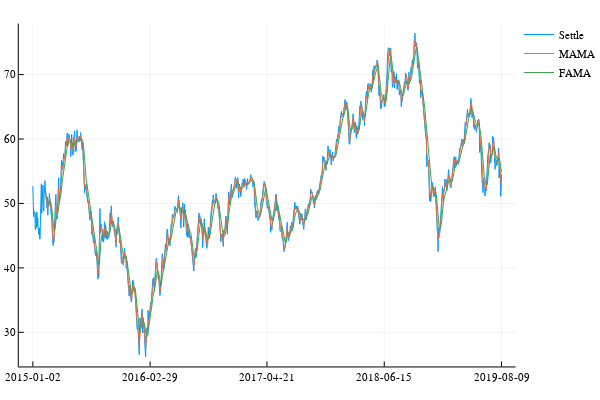

Source (notebook cell):
### Code cell
using Indicators
m = mama(x);  # mesa adaptive moving average
plot!(m)

### Figure 1 — Plotly figure (JSON) as saved in the notebook; plotly's stock layout.template omitted (floating-point values rounded to 4 significant figures; data arrays with more than 128 entries replaced by an {"elided": "..."} marker saying what was removed)
{"data": [{"colorbar": {"title": ""}, "hoverinfo": "text", "legendgroup": "Settle", "line": {"color": "rgba(0, 154, 250, 1.000)", "dash": "solid", "shape": "linear", "width": 1}, "mode": "lines", "name": "Settle", "showlegend": true, "text": {"elided": "1160 null values"}, "type": "scatter", "x": {"elided": "1160 int values"}, "xaxis": "x1", "y": {"elided": "1160 float values"}, "yaxis": "y1", "zmax": 0.1, "zmin": -0.1}, {"colorbar": {"title": ""}, "hoverinfo": "text", "legendgroup": "MAMA", "line": {"color": "rgba(227, 111, 71, 1.000)", "dash": "solid", "shape": "linear", "width": 1}, "mode": "lines", "name": "MAMA", "showlegend": true, "text": {"elided": "1128 null values"}, "type": "scatter", "x": {"elided": "1128 int values"}, "xaxis": "x1", "y": {"elided": "1128 float values"}, "yaxis": "y1", "zmax": 0.1, "zmin": -0.1}, {"colorbar": {"title": ""}, "hoverinfo": "text", "legendgroup": "FAMA", "line": {"color": "rgba(62, 164, 78, 1.000)", "dash": "solid", "shape": "linear", "width": 1}, "mode": "lines", "name": "FAMA", "showlegend": true, "text": {"elided": "1128 null values"}, "type": "scatter", "x": {"elided": "1128 int values"}, "xaxis": "x1", "y": {"elided": "1128 float values"}, "yaxis": "y1", "zmax": 0.1, "zmin": -0.1}], "layout": {"annotations": [], "height": 400, "legend": {"bgcolor": "rgba(255, 255, 255, 1.000)", "bordercolor": "rgba(0, 0, 0, 1.000)", "font": {"color": "rgba(0, 0, 0, 1.000)", "family": "sans-serif", "size": 11}, "tracegroupgap": 0, "x": 1, "y": 1}, "margin": {"b": 20, "l": 0, "r": 0, "t": 20}, "paper_bgcolor": "rgba(255, 255, 255, 1.000)", "plot_bgcolor": "rgba(255, 255, 255, 1.000)", "showlegend": true, "width": 600, "xaxis": {"anchor": "y1", "domain": [0.03619, 0.9934], "gridcolor": "rgba(0, 0, 0, 0.100)", "gridwidth": 0.5, "linecolor": "rgba(0, 0, 0, 1.000)", "mirror": false, "range": [-33.77, 1195.0], "showgrid": true, "showline": true, "showticklabels": true, "tickangle": 0, "tickcolor": "rgb(0, 0, 0)", "tickfont": {"color": "rgba(0, 0, 0, 1.000)", "family": "sans-serif", "size": 11}, "tickmode": "array", "ticks": "inside", "ticktext": ["2015-01-02", "2016-02-29", "2017-04-21", "2018-06-15", "2019-08-09"], "tickvals": [1, 291, 580, 870, 1160], "title": "", "titlefont": {"color": "rgba(0, 0, 0, 1.000)", "family": "sans-serif", "size": 15}, "type": "-", "visible": true, "zeroline": false, "zerolinecolor": "rgba(0, 0, 0, 1.000)"}, "yaxis": {"anchor": "x1", "domain": [0.03762, 0.9902], "gridcolor": "rgba(0, 0, 0, 0.100)", "gridwidth": 0.5, "linecolor": "rgba(0, 0, 0, 1.000)", "mirror": false, "range": [24.7, 77.92], "showgrid": true, "showline": true, "showticklabels": true, "tickangle": 0, "tickcolor": "rgb(0, 0, 0)", "tickfont": {"color": "rgba(0, 0, 0, 1.000)", "family": "sans-serif", "size": 11}, "tickmode": "array", "ticks": "inside", "ticktext": ["30", "40", "50", "60", "70"], "tickvals": [30, 40, 50, 60, 70], "title": "", "titlefont": {"color": "rgba(0, 0, 0, 1.000)", "family": "sans-serif", "size": 15}, "type": "-", "visible": true, "zeroline": false, "zerolinecolor": "rgba(0, 0, 0, 1.000)"}}}
